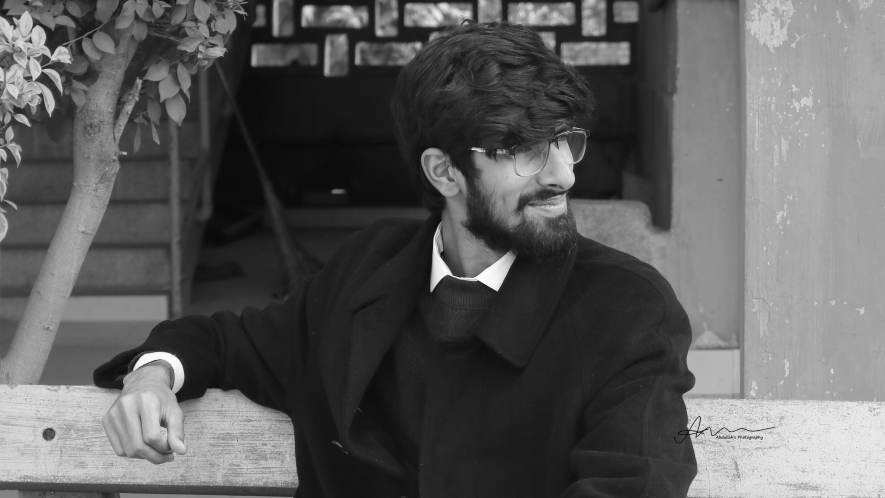
#> input picture dist/images/me.jpg, 2655 x 1494 px, given in place of abdullah2k05.png, which was not available (shown at 1/3 size)
$ python generate_particle_hero.py
#> lines starting #> are read from the running program, lines starting #| are printed output that depends on the picture; after the words box and inside, x2 and y2 are one past the last pixel; in counts of white or black regions, pixels touching at a corner belong together; pictures that were not available may be replaced by others from this repository, and a replacement may not be noted
#!/usr/bin/env python3
"""
Generate a premium particle portrait hero animation for GitHub profile README.

Usage:
    python3 scripts/generate_particle_hero.py

Output:
    assets/particle-hero.gif

Requirements:
    - Pillow (PIL)
    - NumPy
    - Python standard library (urllib, math, random, struct, io, os)
"""

import os
import math
import random
import struct
import io
from pathlib import Path

import numpy as np
from PIL import Image, ImageDraw, ImageFilter

# ─── Configuration ───────────────────────────────────────────────────────────

AVATAR_URL = "https://github.com/abdullah2k05.png"
AVATAR_PATH = Path(__file__).parent.parent / "assets" / "avatar.png"
OUTPUT_PATH = Path(__file__).parent.parent / "assets" / "particle-hero.gif"

# Canvas
WIDTH = 1200
HEIGHT = 650
BG_COLOR = (10, 10, 14)

# Accent color — GitHub blue
ACCENT = (88, 166, 255)  # #58A6FF
ACCENT_DIM = (40, 90, 160)
ACCENT_BRIGHT = (130, 195, 255)

# Portrait settings
PORTRAIT_WIDTH = 380
PORTRAIT_HEIGHT = 380
PORTRAIT_X = (WIDTH - PORTRAIT_WIDTH) // 2
PORTRAIT_Y = (HEIGHT - PORTRAIT_HEIGHT) // 2
PORTRAIT_CENTER_X = WIDTH // 2
PORTRAIT_CENTER_Y = HEIGHT // 2

# Particles
NUM_PORTRAIT_PARTICLES = 2200
NUM_FLOATING_PARTICLES = 30
NUM_CONNECTION_LINES = 20

# Animation
NUM_FRAMES = 24
FRAME_DURATION_MS = 80

random.seed(42)
np.random.seed(42)


def download_avatar():
    """Download avatar if not present locally."""
    if AVATAR_PATH.exists():
        print(f"Using existing avatar: {AVATAR_PATH}")
        return
    print(f"Downloading avatar from {AVATAR_URL}...")
    from urllib.request import urlretrieve
    urlretrieve(AVATAR_URL, str(AVATAR_PATH))
    print(f"Saved to {AVATAR_PATH}")


def load_and_process_avatar():
    """Load avatar, convert to grayscale, resize, return as numpy array."""
    img = Image.open(AVATAR_PATH).convert("L")
    img = img.resize((PORTRAIT_WIDTH, PORTRAIT_HEIGHT), Image.LANCZOS)
#> img: PIL image 380x380 L
    arr = np.array(img, dtype=np.float64)
    arr = arr / 255.0
#|   Avatar processed: 380x380
    return arr


def _convolve2d(arr, kernel):
    """Vectorized 2D convolution using numpy. Same mode, edge padding."""
    kh, kw = kernel.shape
    ph, pw = kh // 2, kw // 2
    padded = np.pad(arr, ((ph, ph), (pw, pw)), mode="edge")
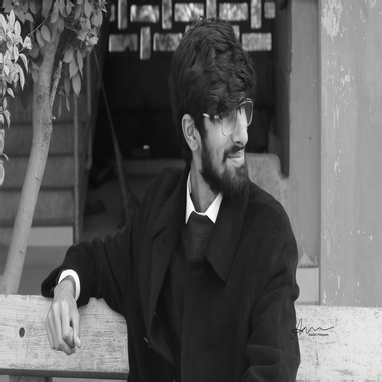
#> padded: shape (382, 382) float64; min 0.0196, max 1, mean 0.364
    # Use numpy stride tricks for efficient sliding window
    shape = (arr.shape[0], arr.shape[1], kh, kw)
    strides = padded.strides * 2
#> strides = (3056, 8, 3056, 8)
    windows = np.lib.stride_tricks.as_strided(padded, shape=shape, strides=strides)
    return np.einsum("ijkl,kl->ij", windows, kernel)


def compute_multi_scale_edges(gray_arr):
    """Compute edge maps at two scales for fine details and broad contours."""
    sobel_x = np.array([[-1, 0, 1], [-2, 0, 2], [-1, 0, 1]], dtype=np.float64)
    sobel_y = np.array([[-1, -2, -1], [0, 0, 0], [1, 2, 1]], dtype=np.float64)

    # Fine scale — raw image
    gx_fine = _convolve2d(gray_arr, sobel_x)
    gy_fine = _convolve2d(gray_arr, sobel_y)
    fine_edges = np.sqrt(gx_fine**2 + gy_fine**2)
    if fine_edges.max() > 0:
        fine_edges /= fine_edges.max()

    # Coarse scale — blurred image (catches broader contours)
    pil_img = Image.fromarray((gray_arr * 255).astype(np.uint8), mode="L")
    blurred = pil_img.filter(ImageFilter.GaussianBlur(radius=2.0))
    blur_arr = np.array(blurred, dtype=np.float64) / 255.0
    gx_coarse = _convolve2d(blur_arr, sobel_x)
    gy_coarse = _convolve2d(blur_arr, sobel_y)
#> in _convolve2d (call 4), `return np.einsum("ijkl,kl->ij", windows, kernel)`:
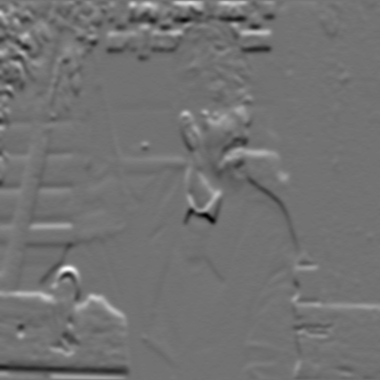
#> returned value: shape (380, 380) float64; min -0.937, max 1.15, mean 0.00061; drawn with min black and max white
    coarse_edges = np.sqrt(gx_coarse**2 + gy_coarse**2)
    if coarse_edges.max() > 0:
        coarse_edges /= coarse_edges.max()
#|     Fine edge pixels (>0.12): 17067
#|     Coarse edge pixels (>0.12): 33238

    return fine_edges, coarse_edges


# [17 lines left out: function compute_local_contrast, not called in this run]


def compute_local_contrast_fast(gray_arr, block_size=15):
    """Fast local contrast using cumulative sums."""
#> called with block_size = 15
    h, w = gray_arr.shape
    pad = block_size
    padded = np.pad(gray_arr, pad, mode="edge")
#> padded: shape (410, 410) float64

    # Cumulative sum approach for mean and mean-of-squares
    # Add zero row/col at top/left for clean block sum extraction
    cum = np.cumsum(np.cumsum(padded, axis=0), axis=1)
    cum_sq = np.cumsum(np.cumsum(padded**2, axis=0), axis=1)
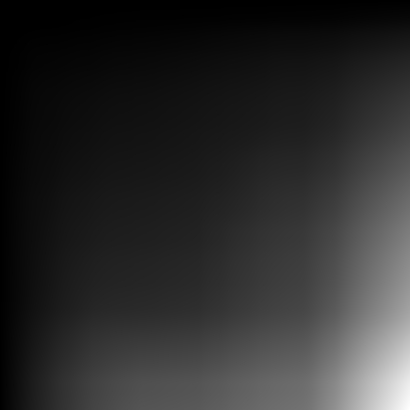
#> cum_sq: shape (410, 410) float64; min 0.0148, max 35022.8, mean 6083.1; drawn with min black and max white
    integral = np.zeros((cum.shape[0] + 1, cum.shape[1] + 1), dtype=np.float64)
    integral[1:, 1:] = cum
    integral_sq = np.zeros((cum_sq.shape[0] + 1, cum_sq.shape[1] + 1), dtype=np.float64)
    integral_sq[1:, 1:] = cum_sq

    # Block sum using integral image slicing
    # For each pixel (i,j), block in padded goes from (i+pad, j+pad) to (i+pad+block_size-1, j+pad+block_size-1)
    # Sum = integral[i+pad+bs, j+pad+bs] - integral[i+pad, j+pad+bs] - integral[i+pad+bs, j+pad] + integral[i+pad, j+pad]
    # Use array slicing for vectorized computation
    bs = block_size
    block_sum = (
        integral[bs:bs+h, bs:bs+w]
        - integral[:h, bs:bs+w]
        - integral[bs:bs+h, :w]
        + integral[:h, :w]
    )
    block_sum_sq = (
        integral_sq[bs:bs+h, bs:bs+w]
        - integral_sq[:h, bs:bs+w]
        - integral_sq[bs:bs+h, :w]
        + integral_sq[:h, :w]
    )
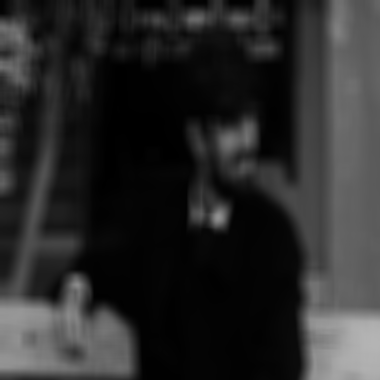
#> block_sum_sq: shape (380, 380) float64; min 0.456, max 180.9, mean 42.8

    n = block_size * block_size
    mean = block_sum / n
    mean_sq = block_sum_sq / n
    variance = np.maximum(mean_sq - mean**2, 0)
    local_std = np.sqrt(variance)

    if local_std.max() > 0:
        local_std /= local_std.max()
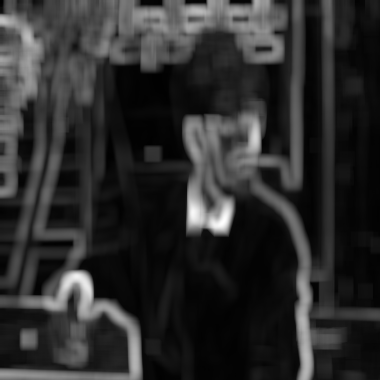
#> local_std: shape (380, 380) float64; min 0, max 1, mean 0.178
#|     Mean local contrast: 0.178
    return local_std


def compute_facial_zone_map():
    """Create a priority map that boosts particle density in key facial zones.
    Calibrated to the actual avatar proportions within the 380x380 frame."""
    h, w = PORTRAIT_HEIGHT, PORTRAIT_WIDTH
    zone_map = np.ones((h, w), dtype=np.float64) * 0.2  # low base — let features dominate

    y_grid, x_grid = np.mgrid[0:h, 0:w]

    def add_gaussian_zone(cx, cy, sigma_x, sigma_y, weight):
        gauss = np.exp(-((x_grid - cx) ** 2 / (2 * sigma_x**2) + (y_grid - cy) ** 2 / (2 * sigma_y**2)))
        return gauss * weight

    # --- Eyes / glasses region (upper face, ~35% from top) ---
    zone_map += add_gaussian_zone(152, 130, 22, 16, 0.8)   # left eye/glasses
    zone_map += add_gaussian_zone(228, 130, 22, 16, 0.8)   # right eye/glasses
    # Glasses bridge
    zone_map += add_gaussian_zone(190, 132, 12, 20, 0.5)
    # Glasses frames — horizontal bars above and below eyes
    zone_map += add_gaussian_zone(190, 120, 55, 6, 0.6)    # top frame
    zone_map += add_gaussian_zone(190, 142, 55, 6, 0.5)    # bottom frame

    # --- Nose (~45% from top) ---
    zone_map += add_gaussian_zone(190, 175, 14, 28, 0.55)  # bridge
    zone_map += add_gaussian_zone(190, 198, 12, 10, 0.5)   # tip
    zone_map += add_gaussian_zone(175, 195, 8, 8, 0.35)    # left nostril shadow
    zone_map += add_gaussian_zone(205, 195, 8, 8, 0.35)    # right nostril shadow

    # --- Mouth / lips (~55% from top) ---
    zone_map += add_gaussian_zone(190, 225, 28, 10, 0.65)  # upper lip
    zone_map += add_gaussian_zone(190, 233, 28, 8, 0.55)   # lower lip
    zone_map += add_gaussian_zone(190, 240, 22, 12, 0.4)   # lip shadow

    # --- Beard / chin / jaw (~60-70% from top) ---
    zone_map += add_gaussian_zone(190, 255, 35, 20, 0.5)   # beard area
    zone_map += add_gaussian_zone(190, 270, 40, 18, 0.45)  # chin
    # Jawline contours
    zone_map += add_gaussian_zone(115, 250, 20, 40, 0.4)   # left jaw
    zone_map += add_gaussian_zone(265, 250, 20, 40, 0.4)   # right jaw

    # --- Hair (top and sides) ---
    zone_map += add_gaussian_zone(190, 45, 65, 35, 0.55)   # top hair mass
    zone_map += add_gaussian_zone(100, 95, 22, 45, 0.35)   # left hair side
    zone_map += add_gaussian_zone(280, 95, 22, 45, 0.35)   # right hair side

    # --- Forehead ---
    zone_map += add_gaussian_zone(190, 90, 45, 25, 0.3)

    # --- Shoulders / coat / sweater transition ---
    # Dark coat shoulders
    zone_map += add_gaussian_zone(55, 340, 45, 40, 0.3)
    zone_map += add_gaussian_zone(325, 340, 45, 40, 0.3)
    # Coat collar / lapel lines
    zone_map += add_gaussian_zone(140, 300, 20, 30, 0.35)
    zone_map += add_gaussian_zone(240, 300, 20, 30, 0.35)
    # Sweater neckline (light area, creates contrast with dark coat)
    zone_map += add_gaussian_zone(190, 310, 30, 20, 0.4)

    zone_map = np.clip(zone_map, 0, 1)
    return zone_map


def compute_feature_map(gray_arr, fine_edges, coarse_edges, local_contrast, zone_map):
    """
    Build a comprehensive feature map that prioritizes facial recognition.

    Combines:
    - Multi-scale edges (fine for glasses/beard, coarse for face shape)
    - Local contrast (texture regions like beard, hair)
    - Facial zone priority (eyes, nose, mouth weighted higher)
    """
    h, w = gray_arr.shape

    # --- Fine edges: glasses frames, beard hairs, lip contours, eyelids ---
    fine_boost = np.clip(fine_edges * 3.0, 0, 1)

    # --- Coarse edges: face outline, jaw, coat collar ---
    coarse_boost = np.clip(coarse_edges * 2.0, 0, 1)

    # --- Local contrast: texture in beard, hair, skin ---
    texture = local_contrast.copy()

    # --- Combine with zone-aware weighting ---
    # In facial zones: fine edges are king (glasses, lips, nose)
    # Outside: coarse edges dominate (silhouette)
    in_face = zone_map > 0.4
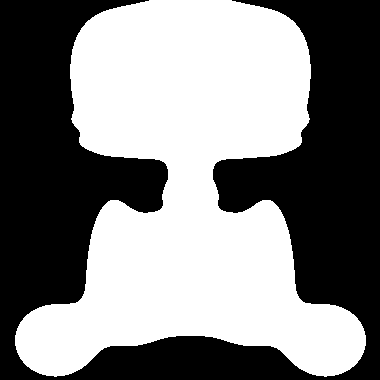
#> in_face: shape (380, 380) bool; 51.4% white; 1 black region, box (x1, y1, x2, y2) and area: (0, 0, 380, 380) 70218

    feature_map = np.zeros((h, w), dtype=np.float64)
    # Inside face: fine edges + texture, boosted by zone
    feature_map[in_face] = (
        fine_boost[in_face] * 0.6
        + texture[in_face] * 0.3
        + coarse_boost[in_face] * 0.2
    ) * (0.5 + 0.5 * zone_map[in_face])

    # Outside face: mainly coarse edges for silhouette
    feature_map[~in_face] = (
        coarse_boost[~in_face] * 0.5
        + fine_boost[~in_face] * 0.2
    ) * (0.3 + 0.3 * zone_map[~in_face])
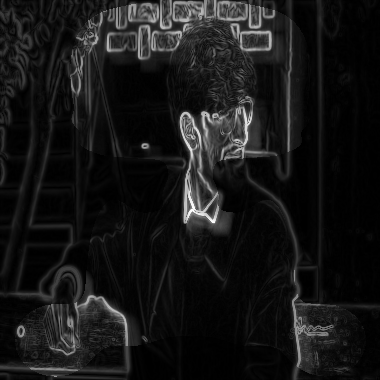
#> feature_map: shape (380, 380) float64; min 0, max 1.08, mean 0.0967; drawn with min black and max white

    # Minimum floor — only in key facial zones, very low elsewhere
    feature_map[in_face] = np.maximum(feature_map[in_face], 0.15)
    feature_map[~in_face] = np.maximum(feature_map[~in_face], 0.02)
#> (the rest of the program and of its run is left out)
